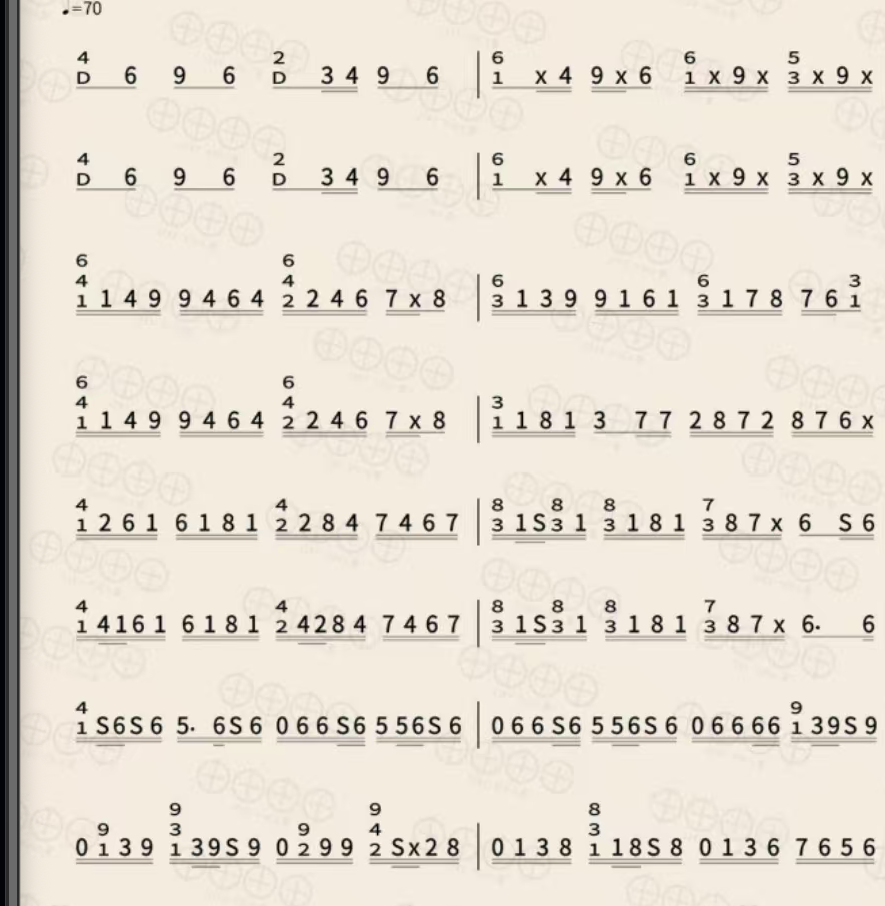
#> input picture _test/original_right.png, 885 x 906 px
$ python -i ocr_raster.py   (imports and definitions only)
#> lines starting #> are read from the running program, lines starting #| are printed output that depends on the picture; after the words box and inside, x2 and y2 are one past the last pixel; in counts of white or black regions, pixels touching at a corner belong together
# -*- coding: utf-8 -*-
"""分块检测 + 放大裁剪识别：本地 OCR 通道的省内存实现。

为什么不用「整图 2x 检测」
------------------------
早期版本把手机截图整体放大 2 倍（1080×2412 → 2160×4824）再检测，
DB 检测的中间特征图 + onnxruntime arena 把峰值内存推到 **1.6GB**。
Render Free 只有 512MB，实例必被 OOM 重启，后台任务永远停在「提取中」
（用户看到「图片一直在读取中」）。

本模块的做法
------------
    det —— 在**原始分辨率**上把图竖向切成若干块，逐块检测。
           像素密度不变 → 框的划分与整图检测一致；
           单块面积小 → 内存断崖下降（这是内存能降下来的唯一原因）。
    rec —— 从 **2x 放大图**上按 det 框裁剪后识别。
           rec 的输入固定 48px 高，从 2x 图裁剪能让字符占更多像素，识别更准。

实测（1080×2412 手机截图，测试用谱面）：
    整图 2x  → 峰值 1682MB，309 字符，24 小节，9.5s
    分 4 块  → 峰值  316MB，310 字符，24 小节，6.5s     ← 本方案
（字符/小节数与整图 2x 一致，内存降到 1/5，速度快 1.5 倍）

对外契约
--------
返回的框坐标一律换算回**原图像素坐标系**，上层 `omr.py` 的落格、
符杠、排版逻辑完全不用感知本模块的存在。
"""
from __future__ import annotations

import io
import os

import numpy as np
from PIL import Image


def _env_int(name: str, default: int) -> int:
    try:
        return int(os.environ.get(name) or default)
    except ValueError:
        return default


def _env_float(name: str, default: float) -> float:
    try:
        return float(os.environ.get(name) or default)
    except ValueError:
        return default


# 分块数（竖向）。4 块时单块约 1080×603，实测内存/召回的最佳平衡点。
TILES = _env_int("OCR_TILES", 4)
# 相邻块的重叠像素，防止跨块的那一行被切成两半。
TILE_OVERLAP = _env_int("OCR_TILE_OVERLAP", 120)
# 识别用的放大倍数（只影响裁剪块，不影响 det 的像素密度）。
REC_SCALE = _env_float("OCR_REC_SCALE", 1.0)
# 单个检测框的识别置信度下限。
MIN_SCORE = _env_float("OCR_MIN_SCORE", 0.5)
# 目标块高（像素）。块高 ≈ 600 时 det 的等效放大倍数一致 → 结果最稳。
TARGET_BLOCK_H = _env_int("OCR_BLOCK_H", 600)
# det 专用图宽度（0 = 不分离）。
#
# 实测结论：**不要用这个参数**。
# 把 det 图从 1080 宽缩到 900/800 宽，音符数从 311 掉到 257/288，
# 小节数从 24 掉到 20/19 —— 谱面里的字符本来就小，缩 det 图等于
# 直接丢字。而 det 的 `limit_type='min'` 语义决定：
#     if min(h, w) < limit_side_len(736):  ratio = 736 / min(h, w)   ← 放大
#     else:                                ratio = 1                    ← 不缩放
# 分块后块高 ≈ 723（< 736）→ 放大倍数只有 1.018 倍，
# 几乎不浪费算力（实测 limit=736 与 limit=603 的框数完全相同：167）。
# 所以 det 图保持原分辨率即可，此参数留作实验开关（生产值 0）。
DET_WIDTH = _env_int("OCR_DET_WIDTH", 0)


# [82 lines left out: functions _row_valleys, _plan_blocks, _load_engine, not called in this run]


class _EngineAdapter:
    """把两代 RapidOCR 的属性名差异统一掉。

    1.2.x: engine.text_detector(img)  → (boxes, elapse)
            engine.text_recognizer(crops) → ([(text, conf), ...], elapse)
            engine.get_crop_img_list(img, boxes) → [crop, ...]
    1.4.x: engine.text_det(img) / engine.text_rec(crops)，其余一致。
    """

    # [14 lines left out: function __init__, not called in this run]

    def detect(self, img):
        out = self._det(img)
        return out[0] if isinstance(out, tuple) else out

    def recognize(self, crops):
        out = self._rec(crops)
        return out[0] if isinstance(out, tuple) else out

    def crop(self, img, boxes):
        return self._e.get_crop_img_list(img, boxes)


# [128 lines left out: functions _dedup, recognize_raster, not called in this run]


# ═════════════════════════════════════════════════════════════════
# 方案 A：网格通道（跳过 det，连通域找字符格 → 逐格 rec）
#
# 为什么需要第二条通道
# --------------------
# 真实书页拍照谱（如 D Kurd 9音《晴天》，米色纸底 + 水印圈 + 八度点）
# 上，det 通道系统性失败（_test/probe_rec_only.py 实测）：
#     - `D` 召回 0/4，`x` 大量丢失，后 4 行整行丢（框数 57 且集中在
#       上半页）；放大反而更糟（整页 60 框 → 48 框，单行放大 → 0 框）。
#     - 整行直接喂 rec（V2）字符召回反而极好（conf 0.83~0.86）——
#       瓶颈在 det，不在 rec。
#
# 本通道的取巧：谱面字符是**纸上孤立的墨块**，不需要 det 找框 ——
# 二值化 + 连通域就能精确拿到每个字符的包围盒，再逐格喂 rec：
#     实测（original_right.png，_test/probe_v4_components.py）：
#     D 召回 0 → 4/4（100%），8 个谱面行全部还原，x/S 基本齐全。
#
# 与 det 通道的关系
# -----------------
#     - 输出契约完全一致（OcrItem），omr.py 的落格机制两通道共用；
#     - 上层路由见 omr._page_tokens：网格有效行 > det 有效行时用网格；
#     - 应用截图（纯白底、橙色音符）会被照片守卫拦下，恒走 det 通道，
#       原有校准结果零影响。
# ═════════════════════════════════════════════════════════════════

# 二值化阈值（灰度 < 阈值算墨迹）。水印圈 / 纸纹 ~200+，不会入域。
GRID_BIN_THRESHOLD = _env_int("OCR_GRID_BIN", 150)
# 面积过滤：连通域面积 < 全页主字符面积中位数 × 该系数 → 八度点/杂点，丢。
GRID_AREA_FRACTION = _env_float("OCR_GRID_AREA_FRAC", 0.45)
# 行过滤：一行主字符高度中位数 < 全页最高行 × 该系数 → 八度点行，丢。
GRID_ROW_H_RATIO = _env_float("OCR_GRID_ROW_H", 0.75)
# 一行至少这么多个字符才算谱面行（八度点行通常 ≤ 8 个）。
GRID_MIN_ROW_CHARS = _env_int("OCR_GRID_MIN_CHARS", 4)
# 照片守卫：近白像素（灰度 ≥ 248）占比 ≥ 该阈值 → 判为应用截图，
# 本通道直接让路（恒走 det 通道）。OCR_GRID_FORCE=1 可强制跑（测试用）。
GRID_PHOTO_WHITE_FRAC = _env_float("OCR_GRID_WHITE_FRAC", 0.60)

# rec 常把 ×（U+00D7）读出来、全角数字也偶现，统一折算。
_GRID_CHAR_MAP = str.maketrans({
    "×": "x", "Ⅹ": "x", "✕": "x", "✖": "x",
    "０": "0", "１": "1", "２": "2", "３": "3", "４": "4",
    "５": "5", "６": "6", "７": "7", "８": "8", "９": "9",
})


# [9 lines left out: function _looks_like_photo, not called in this run]


def _grid_clean(text: str) -> str:
    """网格通道单字符归一：全角→半角、×→x，去空白。"""
    return str(text).translate(_GRID_CHAR_MAP).replace(" ", "").strip()


# 彩色马克笔（用户手圈重点用的红笔）判据。
# ⚠️ 用户会在书页上**用红笔圈出重点小节**，圈线常常直接压在音符上
#    （实测《晴天》红圈把 `3` `4` 两个字整个盖住，且圈线从 y=112 一直
#    连到 y=157，把两个字和上下两行音符全部粘成一个连通域 ——
#    那个大块既不是长横线也不是长竖线，面积又远超主字符，被当成杂点
#    丢掉，于是整小节两个音凭空不见、后面的音全部左移（用户看到的
#    「导出的音节对不上」就是这么来的）。
#    所以：**先把红笔像素单独剥出来**，不让它参与字符连通域，
#    被红笔压住的笔画就用「同列上下最近墨迹」插值补回。
GRID_RED_MIN = _env_int("OCR_GRID_RED_MIN", 110)     # R 下限，滤掉浅色纸纹
GRID_RED_DELTA = _env_int("OCR_GRID_RED_DELTA", 40)  # R 比 G/B 至少高这么多


# [61 lines left out: functions _red_mask, _grid_ink_mask, _strip_red_pen, not called in this run]


def _grid_components(gray: np.ndarray,
                     img_rgb: np.ndarray | None = None,
                     red: np.ndarray | None = None) -> tuple[list[dict], dict]:
    """二值化 + 连通域 → 主字符候选框（八度点/符杠/小节线已滤除）。

    `gray` 必须是**已剥除红笔**的灰度图（见 _strip_red_pen）。
    `img_rgb` / `red` 保留在签名里供调试用，内部不再依赖（红笔已在
    _strip_red_pen 阶段处理干净）。
    """
    _ = img_rgb
    import cv2  # rapidocr 的传递依赖，缺失时网格通道整体让路

    binimg = (gray < GRID_BIN_THRESHOLD).astype(np.uint8)
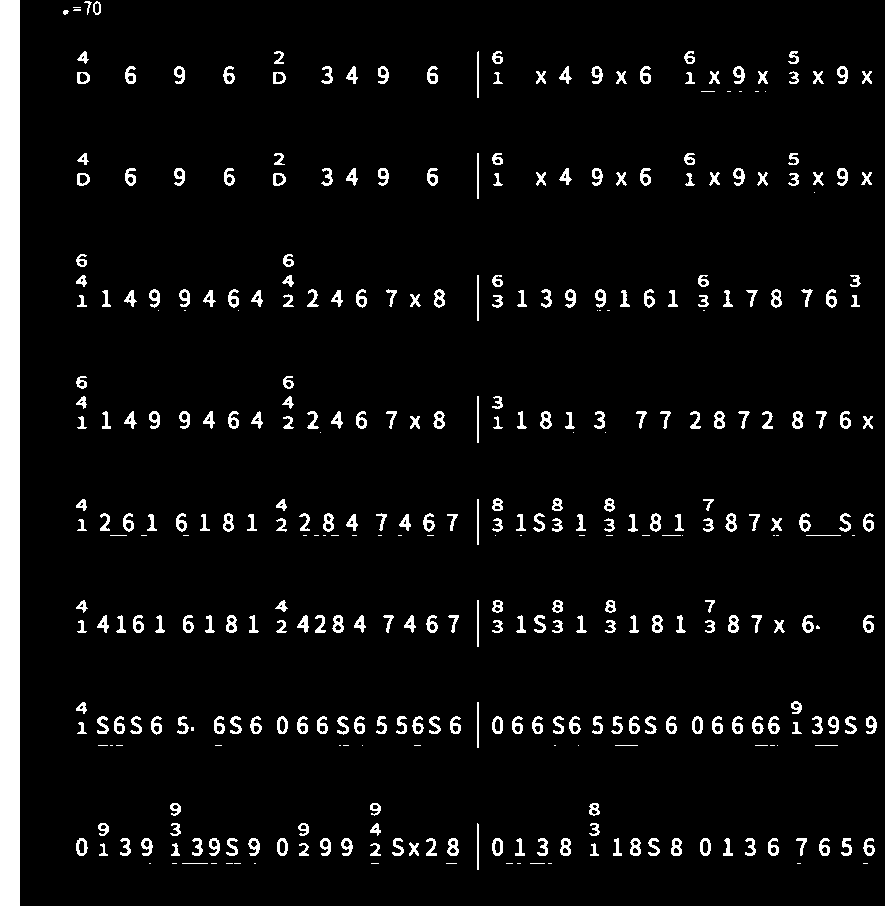
#> binimg: shape (906, 885); values 0 (black) and 1 (white), 5.8% white; 373 white regions (68 under 20 px), largest, box (x1, y1, x2, y2) and area: (0, 0, 20, 906) 18120, (447, 838, 459, 856) 133, (332, 615, 344, 633) 130

    # ── 切断红笔残留的「细连边」
    # 剥红笔后，笔画周围常留下一圈 1~2px 的红墨抗锯齿残留（灰度仍 <150），
    # 它们像胶水一样把 `3` `4` `D` 和上行小字粘成一整块 —— 实测若不处理，
    # 仍会得到 349×152 的巨型连通域，字符全部消失。
    # 判据：**只在红笔附近 ≤2px 内**，只切掉「腐蚀一次就消失」的 1px 细边；
    # 离红笔远的正常笔画完全不受影响，应用截图/干净书页零改动。
    if red is not None and red.any():
        try:
            k3 = np.ones((3, 3), np.uint8)
            red_near = cv2.dilate(red.astype(np.uint8), k3, iterations=2).astype(bool)
            eroded = cv2.erode(binimg, k3, iterations=1)
            thin = binimg.astype(bool) & ~eroded.astype(bool)      # 1px 细边
            cut = thin & red_near
            if cut.any():
                binimg = (binimg.astype(bool) & ~cut).astype(np.uint8)
        except Exception:  # noqa: BLE001
            pass

    n, _labels, stats, _cent = cv2.connectedComponentsWithStats(binimg, connectivity=8)
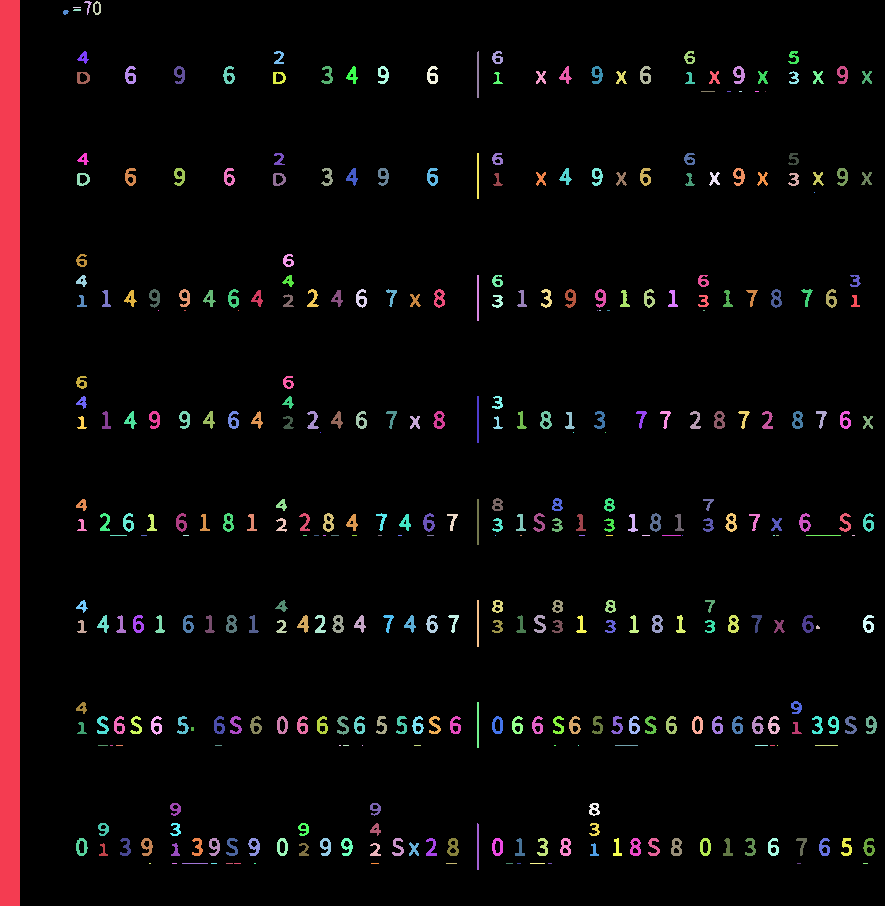
#> _labels: shape (906, 885) int32; 374 distinct labels, from 0 to 373; one colour per label, 0 black
#> n = 374; stats = 374 rows, first 6: [20, 0, 865, 906, 755085], [0, 0, 20, 906, 18120], [84, 1, 8, 14, 36], [93, 1, 8, 14, 58], [73, 7, 8, 1, 8], [73, 9, 8, 2, 15]
    comps: list[dict] = []
    for i in range(1, n):
        x, y, w, h, area = (int(v) for v in stats[i])
        if area <= 0:
            continue
        comps.append({"x0": x, "y0": y, "w": w, "h": h,
                      "area": area, "x1": x + w, "y1": y + h,
                      "yc": y + h / 2.0})
#> this loop made 373 passes
#> after the loop, comps = 373 items
    if not comps:
        return [], {"components": 0}

    # 高度中位数：横线/竖线是少数派，中位数落在主字符上
    hs = sorted(c["h"] for c in comps)
#> hs = 373 values from 1 to 906
    med_h = hs[len(hs) // 2]
#> med_h = 17

    # 第一轮：长横线（符杠）与长竖线（小节线/纸边框）。
    # 用相对阈值（×中位数），字符 '1'（细高但高度 ≈ 中位数）不受误伤。
    cands: list[dict] = []
    beams = vlines = 0
    for c in comps:
        if c["w"] >= 4 * c["h"] and c["w"] >= 1.6 * med_h:
            beams += 1
            continue
        if c["h"] >= 4 * c["w"] and c["h"] >= 1.6 * med_h:
            vlines += 1
            continue
        cands.append(c)
#> this loop made 373 passes
#> beams on pass 214: 1
#> after the loop, beams = 1; cands = 363 items; vlines = 9

    # 第二轮：面积过滤（八度点等小件）
    areas = sorted(c["area"] for c in cands)
#> areas = 363 values from 1 to 133
    med_area = areas[len(areas) // 2] if areas else 0
#> med_area = 80
    main: list[dict] = []
    dots = 0
    floor = max(20, med_area * GRID_AREA_FRACTION)
#> floor = 36
    for c in cands:
        if c["area"] < floor:
            dots += 1
            continue
        main.append(c)
#> after the loop, dots = 72; main = 291 items
    return main, {"components": n - 1, "beams": beams, "vlines": vlines,
                  "dots_dropped": dots, "median_h": med_h,
                  "median_area": med_area, "main": len(main)}


# [136 lines left out: functions _grid_group_rows, _grid_make_crop, recognize_raster_grid, not called in this run]

>>> import cv2
>>> picture = cv2.imread('../_test/original_right.png', cv2.IMREAD_GRAYSCALE)
>>> result = _grid_components(picture)
